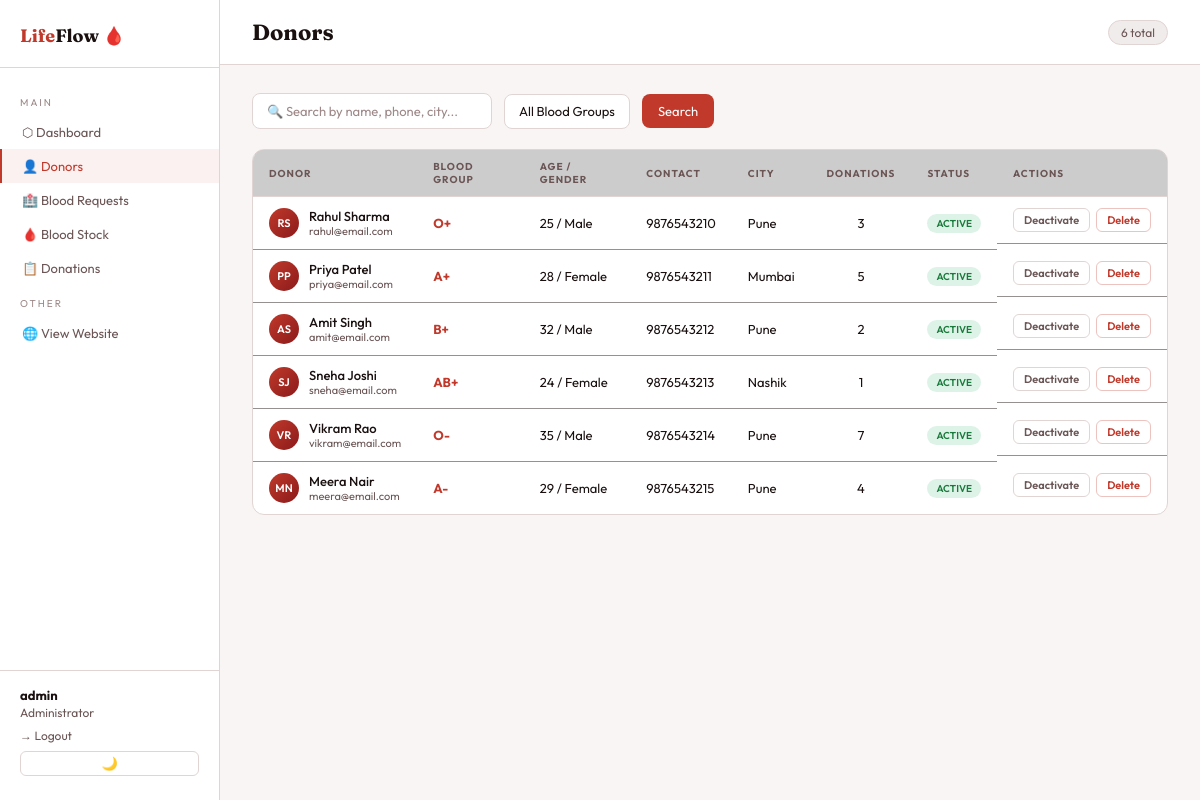
The app's page /admin/donors.php (signed in) with its own data.
### tables this page shows
CREATE TABLE IF NOT EXISTS donors (
    id INT AUTO_INCREMENT PRIMARY KEY,
    name VARCHAR(100) NOT NULL,
    email VARCHAR(100) UNIQUE,
    phone VARCHAR(15) NOT NULL,
    blood_group ENUM('A+','A-','B+','B-','AB+','AB-','O+','O-') NOT NULL,
    age INT NOT NULL,
    gender ENUM('Male','Female','Other') NOT NULL,
    address TEXT,
    city VARCHAR(100),
    state VARCHAR(100),
    last_donation DATE,
    total_donations INT DEFAULT 0,
    status ENUM('Active','Inactive') DEFAULT 'Active',
    password VARCHAR(255),
    created_at TIMESTAMP DEFAULT CURRENT_TIMESTAMP
);

### admin/donors.php (the view, shortened to what this page needs)
<?php
include '../includes/db.php';
$search = isset($_GET['search']) ? mysqli_real_escape_string($conn, $_GET['search']) : '';
$where = "WHERE 1=1";
$donors = mysqli_query($conn, "SELECT * FROM donors $where ORDER BY created_at DESC");
$total = mysqli_num_rows($donors);
?>
<!DOCTYPE html>
<html lang="en" class="light">
<head>
</head>
<body>
<div class="sidebar">
  <div class="sb-logo">Life<span>Flow</span> 🩸</div>
  <div class="sb-label">Main</div>
  <a href="dashboard.php" class="sb-item">⬡ Dashboard</a>
  <a href="donors.php" class="sb-item active">👤 Donors</a>
  <a href="requests.php" class="sb-item">🏥 Blood Requests</a>
  <a href="stock.php" class="sb-item">🩸 Blood Stock</a>
  <a href="donations.php" class="sb-item">📋 Donations</a>
  <div class="sb-label">Other</div>
  <a href="../index.php" class="sb-item">🌐 View Website</a>
  <div class="sb-footer">
    <strong><?= htmlspecialchars($_SESSION['admin_name']) ?></strong>Administrator
    <a href="logout.php" class="logout">→ Logout</a>
    <button onclick="toggleTheme()" id="themeBtn" style="background:transparent;border:1px solid var(--border);color:var(--muted);border-radius:6px;padding:4px 10px;font-size:13px;cursor:pointer;margin-top:8px;width:100%;transition:all 0.2s">🌙 Toggle Theme</button>
  </div>
</div>
<div class="main">
  <div class="topbar">
    <div class="page-title">Donors</div>
    <span class="count-badge"><?= $total ?> total</span>
  </div>
  <div class="content">
    <form method="GET" class="filters">
      <input type="text" name="search" class="search" placeholder="🔍 Search by name, phone, city..." value="<?= htmlspecialchars($search) ?>">
      <select name="blood" class="filter" onchange="this.form.submit()">
        <option value="">All Blood Groups</option>
      </select>
      <button type="submit" style="padding:9px 16px;border-radius:8px;background:var(--red);color:#fff;border:none;font-family:'Outfit',sans-serif;font-size:13px;cursor:pointer">Search</button>
    </form>
    <div class="panel">
      <table>
        <thead><tr><th>Donor</th><th>Blood Group</th><th>Age / Gender</th><th>Contact</th><th>City</th><th>Donations</th><th>Status</th><th>Actions</th></tr></thead>
        <tbody>
        <?php if (mysqli_num_rows($donors) === 0): ?>
          <tr><td colspan="8" style="text-align:center;padding:40px;color:var(--muted)">No donors found</td></tr>
        <?php else: ?>
        <?php
        mysqli_data_seek($donors, 0);
        while ($d = mysqli_fetch_assoc($donors)):
          $initials = strtoupper(substr($d['name'],0,1) . (strpos($d['name'],' ')!==false ? substr($d['name'],strpos($d['name'],' ')+1,1) : ''));
        ?>
          <tr>
            <td>
              <div class="donor-cell">
                <div class="donor-avatar"><?= $initials ?></div>
                <div>
                  <div style="font-weight:500"><?= htmlspecialchars($d['name']) ?></div>
                  <div style="font-size:11px;color:var(--muted)"><?= htmlspecialchars($d['email']) ?></div>
                </div>
              </div>
            </td>
            <td><span class="blood-tag"><?= $d['blood_group'] ?></span></td>
            <td><?= $d['age'] ?> / <?= $d['gender'] ?></td>
            <td><?= $d['phone'] ?></td>
            <td><?= htmlspecialchars($d['city']) ?></td>
            <td style="text-align:center"><?= $d['total_donations'] ?></td>
            <td><span class="badge badge-<?= $d['status'] ?>"><?= $d['status'] ?></span></td>
            <td style="display:flex;gap:6px">
              <form method="POST" style="display:inline">
                <button type="submit" name="toggle_status" class="btn-sm btn-toggle"><?= $d['status']==='Active'?'Deactivate':'Activate' ?></button>
              </form>
              <form method="POST" style="display:inline" onsubmit="return confirm('Delete this donor?')">
                <button type="submit" name="delete_donor" class="btn-sm btn-del">Delete</button>
              </form>
            </td>
          </tr>
        <?php endwhile; ?>
        <?php endif; ?>
        </tbody>
      </table>
    </div>
  </div>
</div>
</body>
</html>

### admin/donors.php (style rules this page uses)
html.light { --red:#c0392b;--red2:#e74c3c;--red-light:#c0392b;--dark:#f8f5f4;--dark2:#ffffff;--dark3:#f0eceb;--border:#e0d5d3;--text:#1a1010;--muted:#6b5555;--muted2:#9e8888;--success:#1a7a3c;--warn:#b07d00; }
:root { --red:#c0392b;--red2:#e74c3c;--red-light:#ff6b6b;--dark:#0e0c0c;--dark2:#1a1515;--dark3:#241e1e;--border:#2e2525;--text:#f0ebe8;--muted:#8a7d7d;--muted2:#5a4f4f;--success:#27ae60 }
*,*::before,*::after { box-sizing:border-box;margin:0;padding:0 }
body { font-family:'Outfit',sans-serif;background:var(--dark);color:var(--text);display:flex;min-height:100vh }
.sidebar { width:220px;background:var(--dark2);border-right:1px solid var(--border);display:flex;flex-direction:column;padding:24px 0;position:sticky;top:0;height:100vh;flex-shrink:0 }
.sb-logo { font-family:'Fraunces',serif;font-size:18px;font-weight:700;color:var(--red-light);padding:0 20px 20px;border-bottom:1px solid var(--border);margin-bottom:16px }
.sb-logo span { color:var(--text) }
.sb-label { font-size:10px;color:var(--muted2);letter-spacing:2px;text-transform:uppercase;padding:0 20px;margin:12px 0 6px }
.sb-item { display:flex;align-items:center;gap:10px;padding:9px 20px;color:var(--muted);font-size:13px;border-left:2px solid transparent;transition:all 0.2s;text-decoration:none }
.sb-item.active { color:var(--red-light);border-left-color:var(--red);background:rgba(192,57,43,0.07) }
.sb-footer { margin-top:auto;padding:16px 20px 0;border-top:1px solid var(--border);font-size:12px;color:var(--muted) }
.sb-footer strong { color:var(--text);display:block;font-size:13px;margin-bottom:2px }
a.logout { color:var(--muted);font-size:12px;text-decoration:none;margin-top:8px;display:block }
.main { flex:1;display:flex;flex-direction:column;min-width:0 }
.topbar { display:flex;align-items:center;justify-content:space-between;padding:18px 32px;border-bottom:1px solid var(--border);background:var(--dark2);position:sticky;top:0;z-index:10 }
.page-title { font-family:'Fraunces',serif;font-size:22px;font-weight:700 }
.content { padding:28px 32px }
.filters { display:flex;gap:12px;margin-bottom:20px;flex-wrap:wrap;align-items:center }
input.search { background:var(--dark2);border:1px solid var(--border);color:var(--text);font-family:'Outfit',sans-serif;font-size:13px;padding:9px 14px;border-radius:8px;outline:none;width:240px;transition:border-color 0.2s }
input.search::placeholder { color:var(--muted2) }
select.filter { background:var(--dark2);border:1px solid var(--border);color:var(--text);font-family:'Outfit',sans-serif;font-size:13px;padding:9px 14px;border-radius:8px;outline:none;cursor:pointer;appearance:none }
.panel { background:var(--dark2);border:1px solid var(--border);border-radius:12px;overflow:hidden }
table { width:100%;border-collapse:collapse }
th { font-size:10px;color:var(--muted);text-transform:uppercase;letter-spacing:1px;padding:10px 16px;text-align:left;border-bottom:1px solid var(--border);background:rgba(0,0,0,0.2) }
td { font-size:13px;padding:11px 16px;border-bottom:1px solid rgba(46,37,37,0.5);vertical-align:middle }
tr:last-child td { border-bottom:none }
.badge { display:inline-block;padding:3px 9px;border-radius:20px;font-size:10px;font-weight:600;text-transform:uppercase }
.badge-Active { background:rgba(39,174,96,0.15);color:var(--success) }
.blood-tag { font-size:13px;font-weight:700;color:var(--red-light) }
.donor-avatar { width:30px;height:30px;border-radius:50%;background:linear-gradient(135deg,var(--red),#8b1a1a);display:flex;align-items:center;justify-content:center;font-size:11px;font-weight:600;color:#fff;flex-shrink:0 }
.donor-cell { display:flex;align-items:center;gap:10px }
.btn-sm { padding:4px 10px;border-radius:6px;font-family:'Outfit',sans-serif;font-size:11px;font-weight:600;cursor:pointer;border:1px solid;transition:all 0.15s }
.btn-toggle { background:transparent;border-color:var(--border);color:var(--muted) }
.btn-del { background:transparent;border-color:rgba(192,57,43,0.3);color:var(--red-light) }
.count-badge { background:var(--dark3);border:1px solid var(--border);padding:4px 12px;border-radius:20px;font-size:12px;color:var(--muted) }

### records on screen
donors: name "RS", name "Rahul Sharma", email "rahul@email.com", blood_group "O+", age "25", gender "Male", phone "9876543210", city "Pune", total_donations "3", status "ACTIVE", shows "Deactivate"
donors: name "PP", name "Priya Patel", email "priya@email.com", blood_group "A+", age "28", gender "Female", phone "9876543211", city "Mumbai", total_donations "5", status "ACTIVE", shows "Deactivate"
donors: name "AS", name "Amit Singh", email "amit@email.com", blood_group "B+", age "32", gender "Male", phone "9876543212", city "Pune", total_donations "2", status "ACTIVE", shows "Deactivate"
donors: name "SJ", name "Sneha Joshi", email "sneha@email.com", blood_group "AB+", age "24", gender "Female", phone "9876543213", city "Nashik", total_donations "1", status "ACTIVE", shows "Deactivate"
donors: name "VR", name "Vikram Rao", email "vikram@email.com", blood_group "O-", age "35", gender "Male", phone "9876543214", city "Pune", total_donations "7", status "ACTIVE", shows "Deactivate"
donors: name "MN", name "Meera Nair", email "meera@email.com", blood_group "A-", age "29", gender "Female", phone "9876543215", city "Pune", total_donations "4", status "ACTIVE", shows "Deactivate"

### other values on screen
$_SESSION['admin_name'] "admin"
$total "6"
